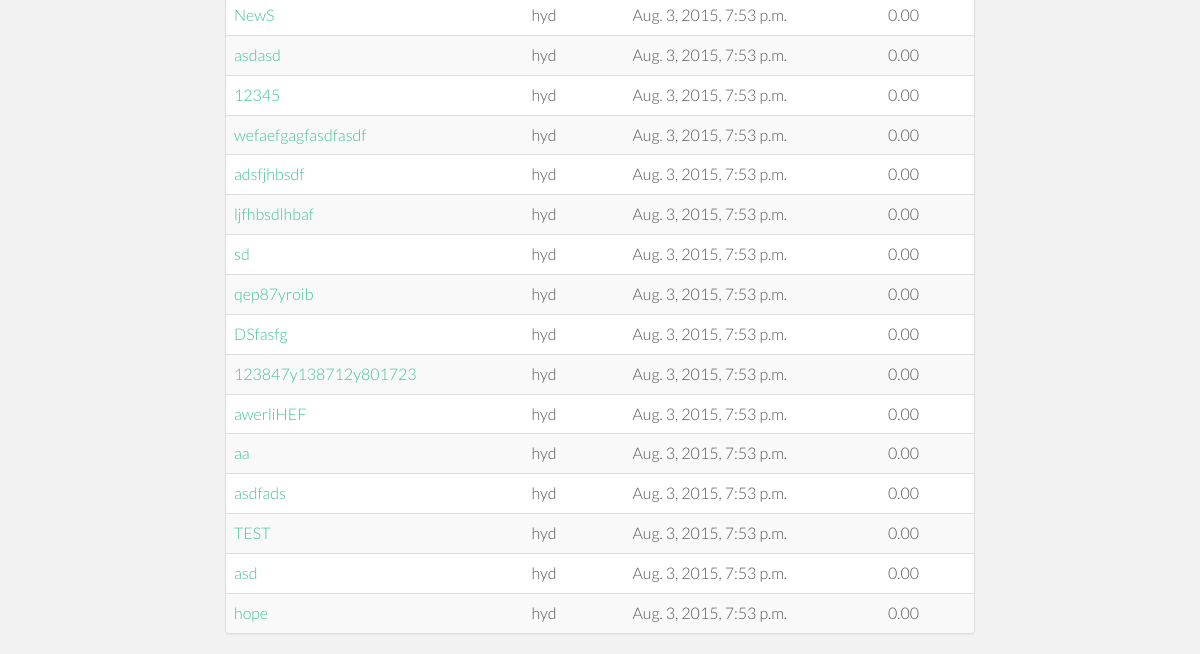
The app's page /protocol_list/ (lower part), older data.
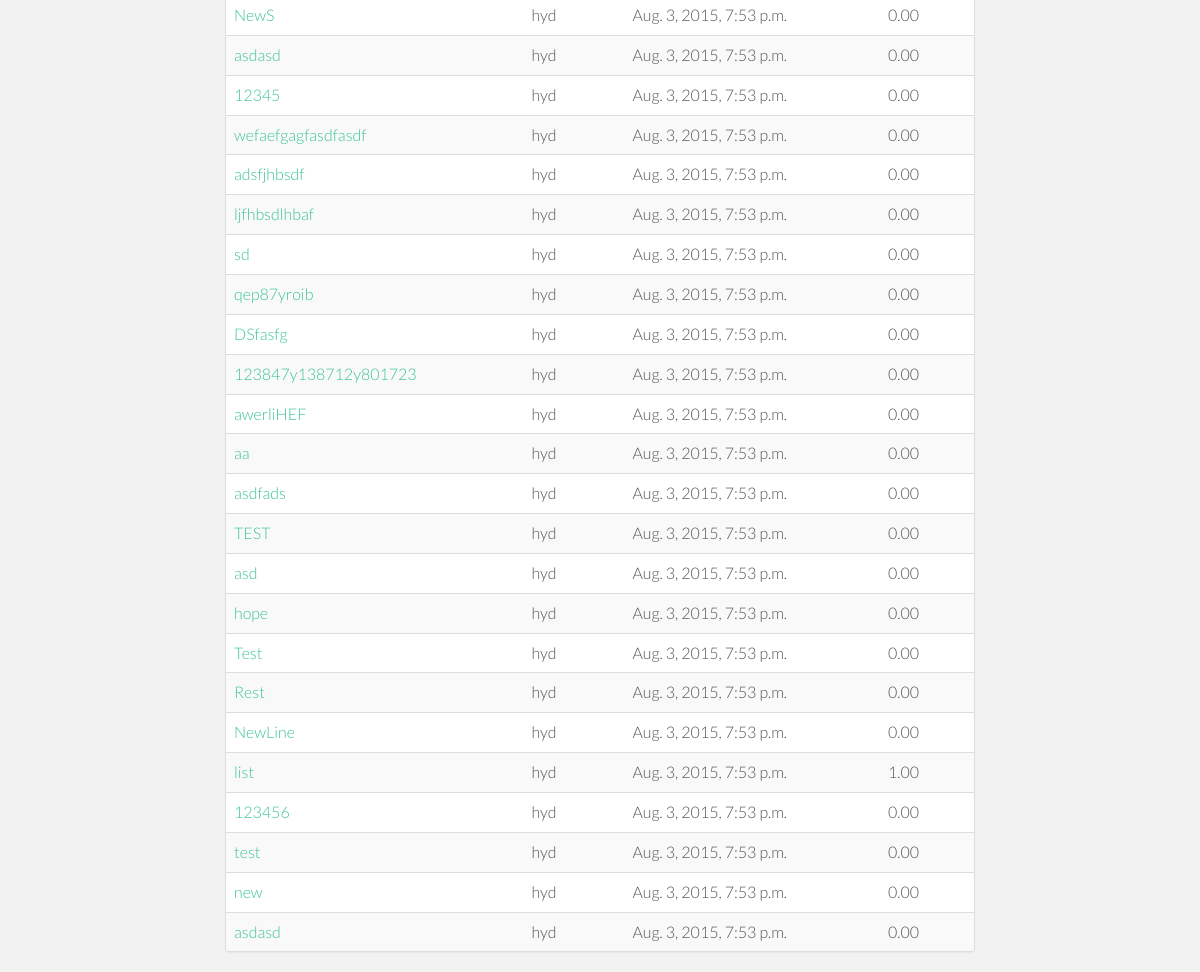
The same page, newer data.
### protocat_app/models.py (models this page shows)
class Protocol(models.Model):
    id = models.AutoField(primary_key=True)
    title = models.TextField()
    author = models.CharField(max_length=50)
    date_of_upload = datetime.now()
    description = models.TextField(default='')
    protocol_type = models.CharField(max_length=2, choices=PROTOCOL_TYPES, null=True)
    rating = models.DecimalField(
        validators=[MinValueValidator(0.0), MaxValueValidator(5.0)],
        max_digits=3, decimal_places=2, default=2.50)
    num_ratings = models.IntegerField(default=0)
    user_rated = models.TextField(default='')
    reagents = models.TextField(default='')
    protocol_steps = models.TextField(default='')

### protocat_app/views.py (the view)
# urls.py: url(r'^protocol_list/', views.protocol_list, name='protocol_list'),
def protocol_list(request):
    all_entries = Protocol.objects.all()
    title = ''
    author = ''
    date = ''
    id=''
    rating=''
    protocol_list=[]
    for each in Protocol.objects.all():
        title = each.title
        author = each.author
        date = each.date_of_upload
        protocol_id = each.id
        rating = each.rating
        url = "/protocol_display/" + str(protocol_id)
        inner_protocol = [title, author, date, protocol_id, url, rating]
        protocol_list.append(inner_protocol)
    return render(request,'protocat_app/protocol_list.html', {'protocol_list':protocol_list})

### protocat_app/templates/protocat_app/protocol_list.html (shortened to what this page needs)
{% extends 'base.html' %}
{% load staticfiles %}
{% block content %}
    <div class="container">
        <div class="row">
            <div class="col-md-8">
                <div class="panel panel-default">
                        <table class="table table-striped">
                            <tbody>
                            {% for protocol in protocol_list %}
                                <tr>
                                    <td><a href={{protocol.4}}>{{protocol.0}}</a></td>
                                    <td>{{ protocol.1 }}</td>
                                    <td>{{ protocol.2 }}</td>
                                    <td>{{ protocol.5 }}</td>
                                </tr>
                            {% endfor %}
                            </tbody>
                        </table>
                </div>
            </div>
        </div>
    </div>
{% endblock %}

Row changes from the older to the newer data that the page shows:
added Protocol: title "Test", author "hyd", rating "0.00"
added Protocol: title "Rest", author "hyd", rating "0.00"
added Protocol: title "NewLine", author "hyd", rating "0.00"
added Protocol: title "list", author "hyd", rating "1.00"
added Protocol: title "123456", author "hyd", rating "0.00"
added Protocol: title "test", author "hyd", rating "0.00"
added Protocol: title "new", author "hyd", rating "0.00"
added Protocol: title "asdasd", author "hyd", rating "0.00"
Text that changed along with them:
new list line: "Aug. 3, 2015, 7:53 p.m."
